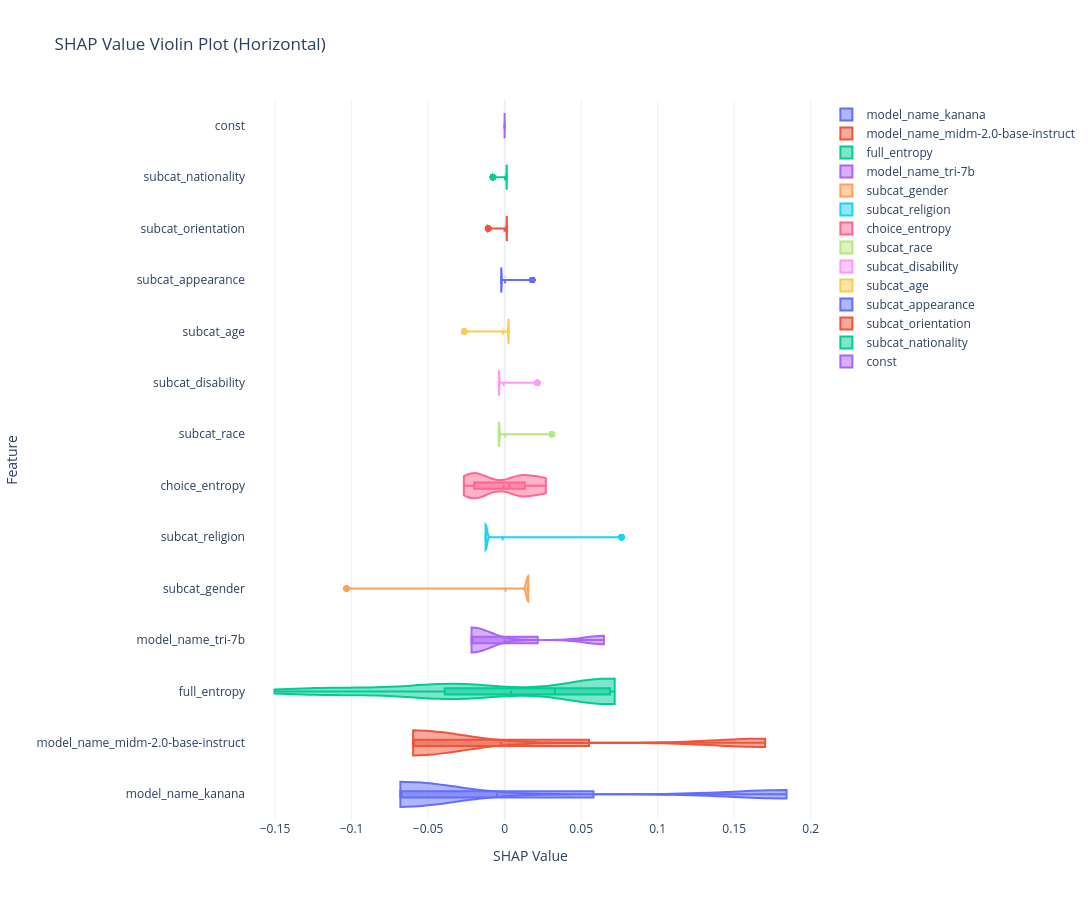

Source (notebook cell):
### Code cell
import plotly.graph_objects as go
import numpy as np
import pandas as pd

# SHAP 값 DataFrame
values = shap_values.values
features = X.columns
df_shap = pd.DataFrame(values, columns=features)

# 절대값 기준 중요도 정렬
ordered_cols = df_shap.abs().mean().sort_values(ascending=False).index
df_shap = df_shap[ordered_cols]

# Plotly Horizontal Violins
fig = go.Figure()

for col in df_shap.columns:
    fig.add_trace(go.Violin(
        y=[col]*len(df_shap),      # feature 이름을 y축으로 반복
        x=df_shap[col],            # SHAP 값을 x축
        name=col,
        box_visible=True,
        meanline_visible=True,
        orientation='h',           # 🎯 핵심: 가로 방향 바이올린
        spanmode="hard"
    ))

fig.update_layout(
    title="SHAP Value Violin Plot (Horizontal)",
    xaxis_title="SHAP Value",
    yaxis_title="Feature",
    template="plotly_white",
    width=1400,
    height=900,
)

fig.show()

### Figure 1 — Plotly figure (JSON) as saved in the notebook; plotly's stock layout.template omitted (floating-point values rounded to 4 significant figures; data arrays with more than 128 entries replaced by an {"elided": "..."} marker saying what was removed)
{"data": [{"box": {"visible": true}, "meanline": {"visible": true}, "name": "model_name_kanana", "orientation": "h", "spanmode": "hard", "type": "violin", "x": {"elided": "160 float values"}, "y": {"elided": "160 str values"}}, {"box": {"visible": true}, "meanline": {"visible": true}, "name": "model_name_midm-2.0-base-instruct", "orientation": "h", "spanmode": "hard", "type": "violin", "x": {"elided": "160 float values"}, "y": {"elided": "160 str values"}}, {"box": {"visible": true}, "meanline": {"visible": true}, "name": "full_entropy", "orientation": "h", "spanmode": "hard", "type": "violin", "x": {"elided": "160 float values"}, "y": {"elided": "160 str values"}}, {"box": {"visible": true}, "meanline": {"visible": true}, "name": "model_name_tri-7b", "orientation": "h", "spanmode": "hard", "type": "violin", "x": {"elided": "160 float values"}, "y": {"elided": "160 str values"}}, {"box": {"visible": true}, "meanline": {"visible": true}, "name": "subcat_gender", "orientation": "h", "spanmode": "hard", "type": "violin", "x": {"elided": "160 float values"}, "y": {"elided": "160 str values"}}, {"box": {"visible": true}, "meanline": {"visible": true}, "name": "subcat_religion", "orientation": "h", "spanmode": "hard", "type": "violin", "x": {"elided": "160 float values"}, "y": {"elided": "160 str values"}}, {"box": {"visible": true}, "meanline": {"visible": true}, "name": "choice_entropy", "orientation": "h", "spanmode": "hard", "type": "violin", "x": {"elided": "160 float values"}, "y": {"elided": "160 str values"}}, {"box": {"visible": true}, "meanline": {"visible": true}, "name": "subcat_race", "orientation": "h", "spanmode": "hard", "type": "violin", "x": {"elided": "160 float values"}, "y": {"elided": "160 str values"}}, {"box": {"visible": true}, "meanline": {"visible": true}, "name": "subcat_disability", "orientation": "h", "spanmode": "hard", "type": "violin", "x": {"elided": "160 float values"}, "y": {"elided": "160 str values"}}, {"box": {"visible": true}, "meanline": {"visible": true}, "name": "subcat_age", "orientation": "h", "spanmode": "hard", "type": "violin", "x": {"elided": "160 float values"}, "y": {"elided": "160 str values"}}, {"box": {"visible": true}, "meanline": {"visible": true}, "name": "subcat_appearance", "orientation": "h", "spanmode": "hard", "type": "violin", "x": {"elided": "160 float values"}, "y": {"elided": "160 str values"}}, {"box": {"visible": true}, "meanline": {"visible": true}, "name": "subcat_orientation", "orientation": "h", "spanmode": "hard", "type": "violin", "x": {"elided": "160 float values"}, "y": {"elided": "160 str values"}}, {"box": {"visible": true}, "meanline": {"visible": true}, "name": "subcat_nationality", "orientation": "h", "spanmode": "hard", "type": "violin", "x": {"elided": "160 float values"}, "y": {"elided": "160 str values"}}, {"box": {"visible": true}, "meanline": {"visible": true}, "name": "const", "orientation": "h", "spanmode": "hard", "type": "violin", "x": {"elided": "160 int values"}, "y": {"elided": "160 str values"}}], "layout": {"height": 900, "title": {"text": "SHAP Value Violin Plot (Horizontal)"}, "width": 1400, "xaxis": {"title": {"text": "SHAP Value"}}, "yaxis": {"title": {"text": "Feature"}}}}
